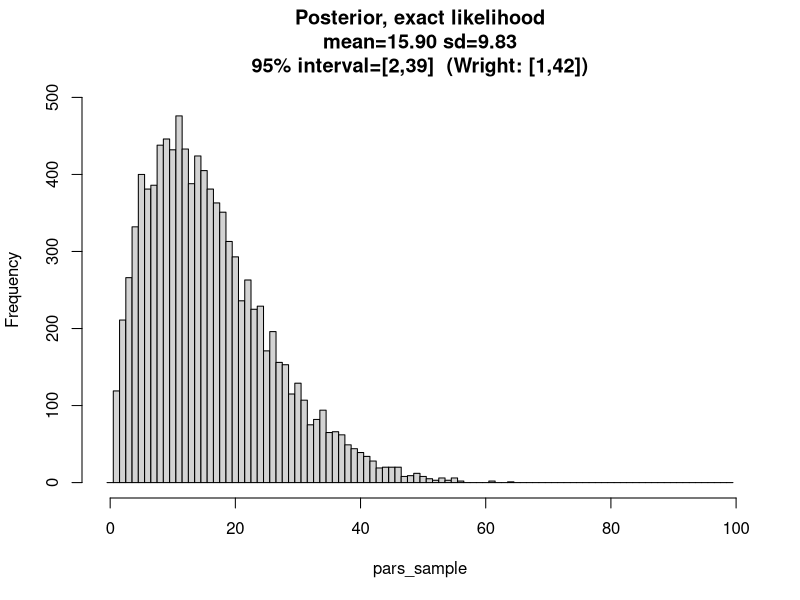
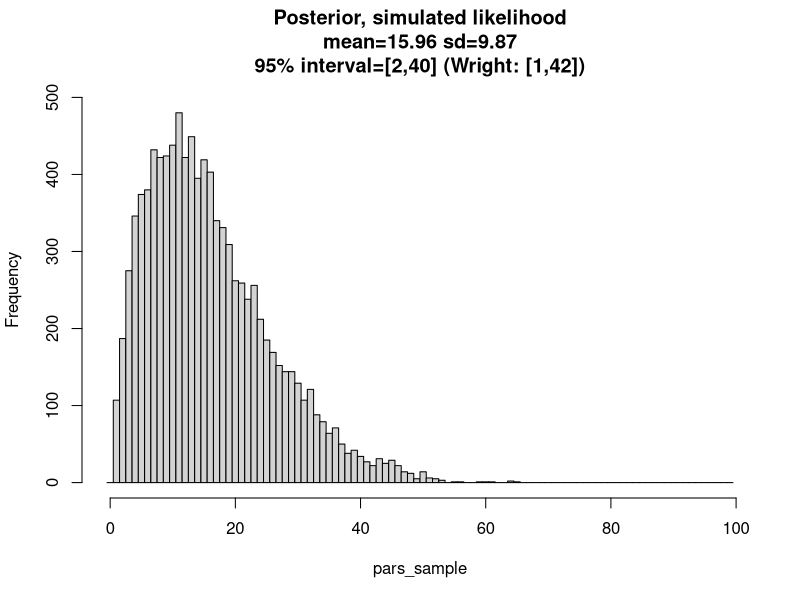

R code for these plots, in order:
# Esempio di stima bayesiana del numero di elementi difettosi presenti in
# una popolazione di dimensione nota basato sul numero di elementi difettosi 
# trovati in un campione casuale estratto dalla popolazione.
png('proportion_from_a_finite_universe-%d.png')

# con likelihood esatta, che presuppone che si conosca il fatto che la likelihood
# è una ipergeometrica
dimensione_della_popolazione <- 100
dimensione_del_campione <- 10
difettosi_nel_campione <-c(1)
difettosi_nella_popolazione <- seq(0,dimensione_della_popolazione,by=1)
pars <- expand.grid(difettosi_nella_popolazione=difettosi_nella_popolazione)

pars$difettosi_nella_popolazione_prior <- dunif(pars$difettosi_nella_popolazione,0,dimensione_della_popolazione)
#pars$difettosi_nella_popolazione_prior <- dnorm(pars$difettosi_nella_popolazione,10,1)
pars$prior <- pars$difettosi_nella_popolazione_prior
for (i in 1:nrow(pars)) {
  likelihoods <- dhyper(difettosi_nel_campione,pars$difettosi_nella_popolazione[i],dimensione_della_popolazione-pars$difettosi_nella_popolazione[i],dimensione_del_campione)
  pars$likelihood[i] <- prod(likelihoods)
}
pars$unnormalized_posterior <- pars$likelihood*pars$prior
pars$posterior <- pars$unnormalized_posterior/sum(pars$unnormalized_posterior)

sample_indices <- sample(1:nrow(pars), size=1e4, replace = TRUE, prob=pars$posterior)
pars_sample <- pars[sample_indices,'difettosi_nella_popolazione']
print(head(pars_sample))

print(mean(pars_sample))
print(sd(pars_sample))
q = quantile(pars_sample,c(0.025,0.975))
print(q)

hist(pars_sample,breaks=difettosi_nella_popolazione-.5,freq=TRUE,ylim=c(0,500),main=sprintf('Posterior, exact likelihood\nmean=%.2f sd=%.2f\n95%% interval=[%0.f,%0.f]  (Wright: [1,42])',mean(pars_sample),sd(pars_sample),q[1],q[2]))

# se invece si e` ignoranti in matematica come lo sono io... con likelihood simulata, è forse questo un esempio di `modello generativo`?
dimensione_della_popolazione <- 100
dimensione_del_campione <- 10
difettosi_nel_campione <-c(1)
difettosi_nella_popolazione <- seq(0,dimensione_della_popolazione,by=1)
pars <- expand.grid(difettosi_nella_popolazione=difettosi_nella_popolazione)

my_likelihood <- function(a,wb,bb,n)
{
  sz <- 10e3
  urn <- c(rep('b',bb),rep('w',wb))
  cnt <- 0
  for(i in 1:sz){
    cnt = cnt+(sum(sample(urn,n,replace=FALSE)=='w')==a)
  }
  cnt/sz
}

pars$difettosi_nella_popolazione_prior <- dunif(pars$difettosi_nella_popolazione,0,dimensione_della_popolazione)
#pars$difettosi_nella_popolazione_prior <- dnorm(pars$difettosi_nella_popolazione,10,1)
pars$prior <- pars$difettosi_nella_popolazione_prior
for (i in 1:nrow(pars)) {
  likelihoods <- my_likelihood(difettosi_nel_campione,pars$difettosi_nella_popolazione[i],dimensione_della_popolazione-pars$difettosi_nella_popolazione[i],dimensione_del_campione)
  pars$likelihood[i] <- prod(likelihoods)
}
pars$unnormalized_posterior <- pars$likelihood*pars$prior
pars$posterior <- pars$unnormalized_posterior/sum(pars$unnormalized_posterior)

sample_indices <- sample(1:nrow(pars), size=1e4, replace = TRUE, prob=pars$posterior)
pars_sample <- pars[sample_indices,'difettosi_nella_popolazione']
print(head(pars_sample))

print(mean(pars_sample))
print(sd(pars_sample))
q = quantile(pars_sample,c(0.025,0.975))
print(q)

hist(pars_sample,breaks=difettosi_nella_popolazione-.5,freq=TRUE,ylim=c(0,500),main=sprintf('Posterior, simulated likelihood\nmean=%.2f sd=%.2f\n95%% interval=[%0.f,%0.f] (Wright: [1,42])',mean(pars_sample),sd(pars_sample),q[1],q[2]))
